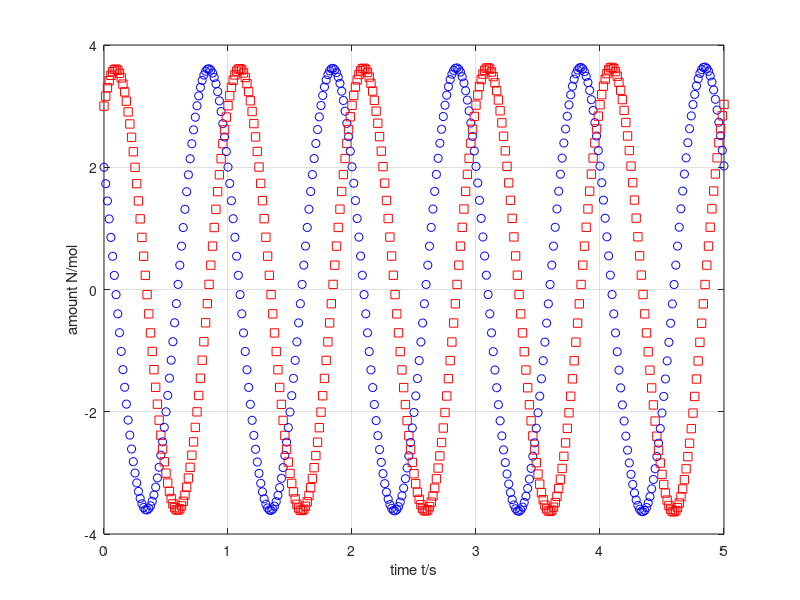

Write the MATLAB code that produced this figure.
%%% Numerical time integration of imaginary chemical reaction

%% Constants
lambda = 6.283; % s^-1: conversion rate

%% Initial conditions
t = 0; % s: initial time
Nu = 2; % mol: volume content substance u
Nv = 3; % mol: volume content substance v

%% Boundary conditions
Ju = 0; % mol/s: influx substance u
Jv = 0; % mol/s: influx substance v

%% Time-iteration parameters
t1 = 5; % s: duration of time integration
dt = 0.0001; % s: time step %@

%% Plotting
dtplot = t1/360; % time interval between plots
tplot = dtplot; % time for next plot
clf;
plot(t, Nu, 'ob')
xlim([0, t1]);
xlabel('time t/s');
ylabel('amount N/mol');
grid on;
hold on;
plot(t, Nv, 'sr') %@

%% Numerical time integration
while t < t1
  %% constitutive relations
  Au = -lambda * Nv;
  Av = lambda * Nu;

  %% balances
  Nu = Nu + (Ju + Au) * dt;
  Nv = Nv + (Jv + Av) * dt;
  t = t + dt; %@

  %% plot
  if t > tplot;
    plot(t, Nu, 'ob')
    plot(t, Nv, 'sr')
    pause(0)
    tplot = tplot + dtplot;
  end %@
end
